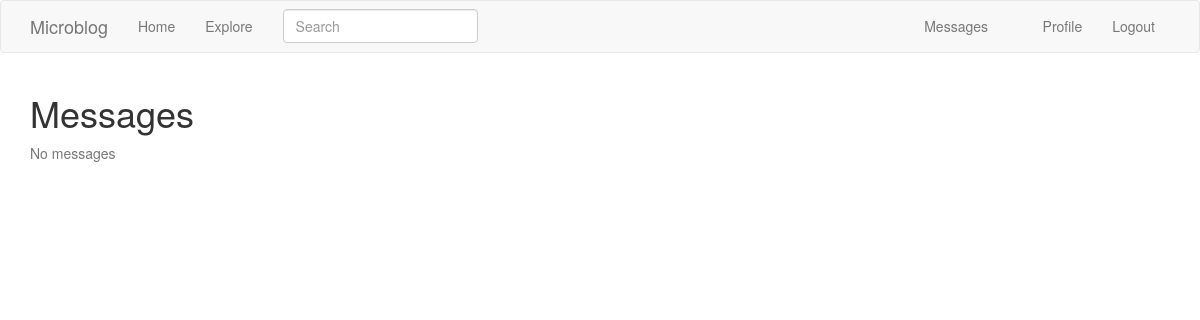
/messages (signed in), run on an earlier commit of the app's database.
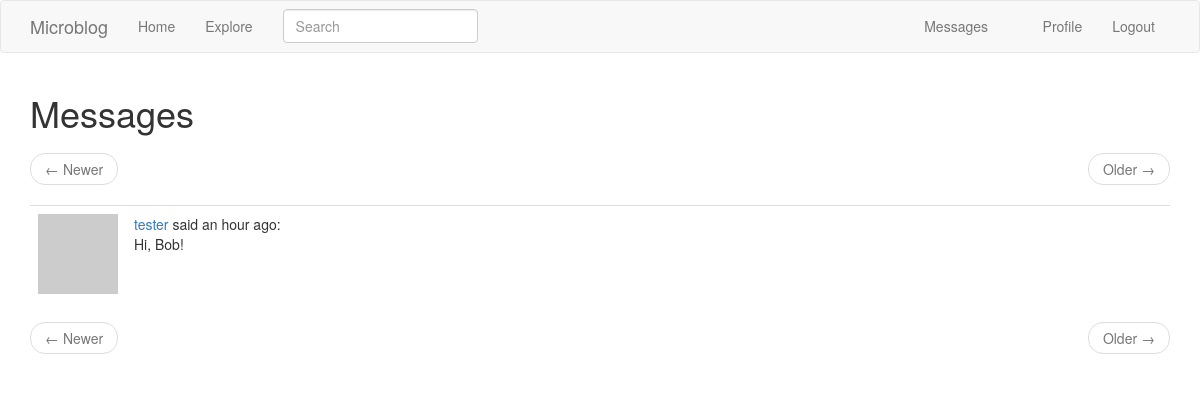
And on a later commit of the database.
### app/models.py (models this page shows, shortened)
class Message(db.Model):
    id = db.Column(db.Integer, primary_key=True)
    sender_id = db.Column(db.Integer, db.ForeignKey('user.id'))
    recipient_id = db.Column(db.Integer, db.ForeignKey('user.id'))
    body = db.Column(db.String(140))
    timestamp = db.Column(db.DateTime, index=True, default=datetime.utcnow)

class User(UserMixin, db.Model):
    id = db.Column(db.Integer, primary_key=True)
    username = db.Column(db.String(64), index=True, unique=True)
    email = db.Column(db.String(120), index=True, unique=True)
    password_hash = db.Column(db.String(128))
    about_me = db.Column(db.String(140))
    last_seen = db.Column(db.DateTime, default=datetime.utcnow)
    last_message_read_time = db.Column(db.DateTime)
    posts = db.relationship('Post', backref='author', lazy='dynamic')
    followed = db.relationship(
        'User', secondary=followers,
        primaryjoin=(followers.c.follower_id == id),
        secondaryjoin=(followers.c.followed_id == id),
        backref=db.backref('followers', lazy='dynamic'), lazy='dynamic')
    messages_sent = db.relationship(
        'Message',
        foreign_keys='Message.sender_id',
        backref='author', lazy='dynamic')
    messages_received = db.relationship(
        'Message',
        foreign_keys='Message.recipient_id',
        backref='recipient', lazy='dynamic')
    def avatar(self, size):
        digest = md5(self.email.lower().encode('utf-8')).hexdigest()
        return 'https://www.gravatar.com/avatar/{}?d=retro&s={}'.format(
            digest, size)
    def new_messages(self):
        last_read_time = self.last_message_read_time or datetime(1900, 1, 1)
        return Message.query.filter_by(recipient=self).filter(
            Message.timestamp > last_read_time).count()

### app/main/routes.py (the view)
@bp.route('/messages')
@login_required
def messages():
    current_user.last_message_read_time = datetime.utcnow()
    db.session.commit()
    page = request.args.get('page', 1, type=int)
    messages = current_user.messages_received.order_by(
        Message.timestamp.desc()).paginate(
            page, current_app.config['POSTS_PER_PAGE'], False)
    next_url = url_for('main.messages', page=messages.next_num) \
        if messages.has_next else None
    prev_url = url_for('main.messages', page=messages.prev_num) \
        if messages.has_prev else None
    return render_template('messages.html', messages=messages.items,
                           next_url=next_url, prev_url=prev_url)

### app/main/forms.py
class SearchForm(FlaskForm):
    q = StringField(_l('Search'), validators=[DataRequired()])
    def __init__(self, *args, **kwargs):
        if 'formdata' not in kwargs:
            kwargs['formdata'] = request.args
        if 'csrf_enabled' not in kwargs:
            kwargs['csrf_enabled'] = False
        super().__init__(*args, **kwargs)

### app/main/routes.py (called while the page is built)
@bp.before_app_request
def before_request():
    if current_user.is_authenticated:
        current_user.last_seen = datetime.utcnow()
        db.session.commit()
        g.search_form = SearchForm()
    g.locale = str(get_locale())

### app/models.py (called while the page is built)
@login.user_loader
def load_user(id):
    return User.query.get(int(id))

### app/templates/messages.html
{% extends "base.html" %}
{% block app_content %}
  <h1>{{ _('Messages') }}</h1>
  {% if messages %}
    {% include '_page_nav.html' %}
    {% for post in messages %}
        {% include '_post.html' %}
    {% endfor %}
    {% include '_page_nav.html' %}
  {% else %}
    <p class="text-muted">{{ _('No messages') }}</p>
  {% endif %}
{% endblock %}

### app/templates/_post.html (shortened to what this page needs)
<table class="table table-hover">
  <tr>
    <td width="40px"><img src="{{ post.author.avatar(40) }}"></td>
    <td>
      <span class="user_popup">
        <a href="{{ url_for('main.user', username=post.author.username) }}">
          {{ post.author.username }}
        </a>
      </span>
      {{ _('said') }} {{ moment(post.timestamp).fromNow() }}:
      <br>
      <span id="post{{ post.id }}">{{ post.body }}</span>
    </td>
  </tr>
</table>

What changed in the data, as far as the page shows it:
added Message: author.username "tester", timestamp "an hour ago", body "Hi, Bob!"
Also different on the page:
text no longer shown: "No messages"
text now shown: "← ← Newer Newer Older Older → →"
